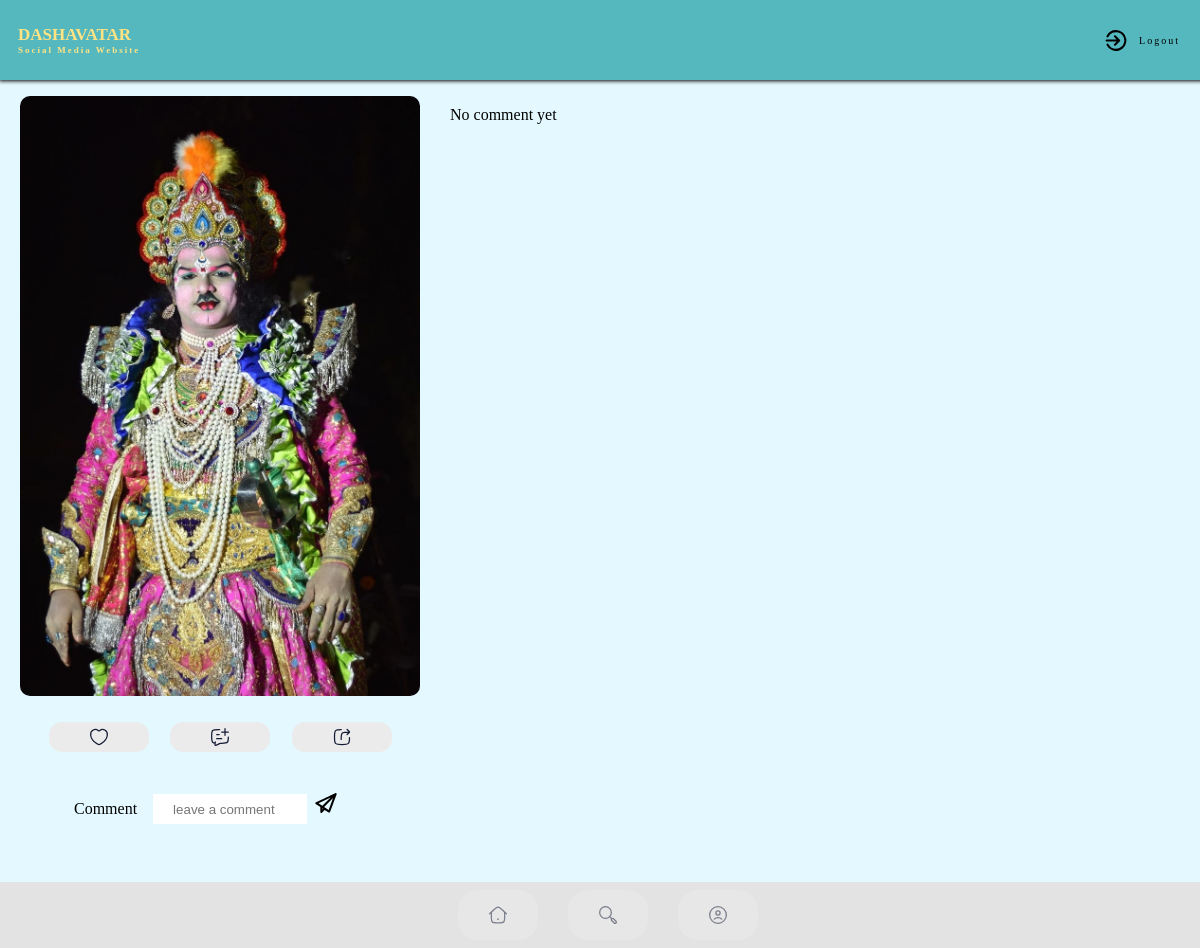
The page /postview/14ec0037-39b0-4e7d-8b49-874c3b323edc (signed in) on the database as committed earlier.
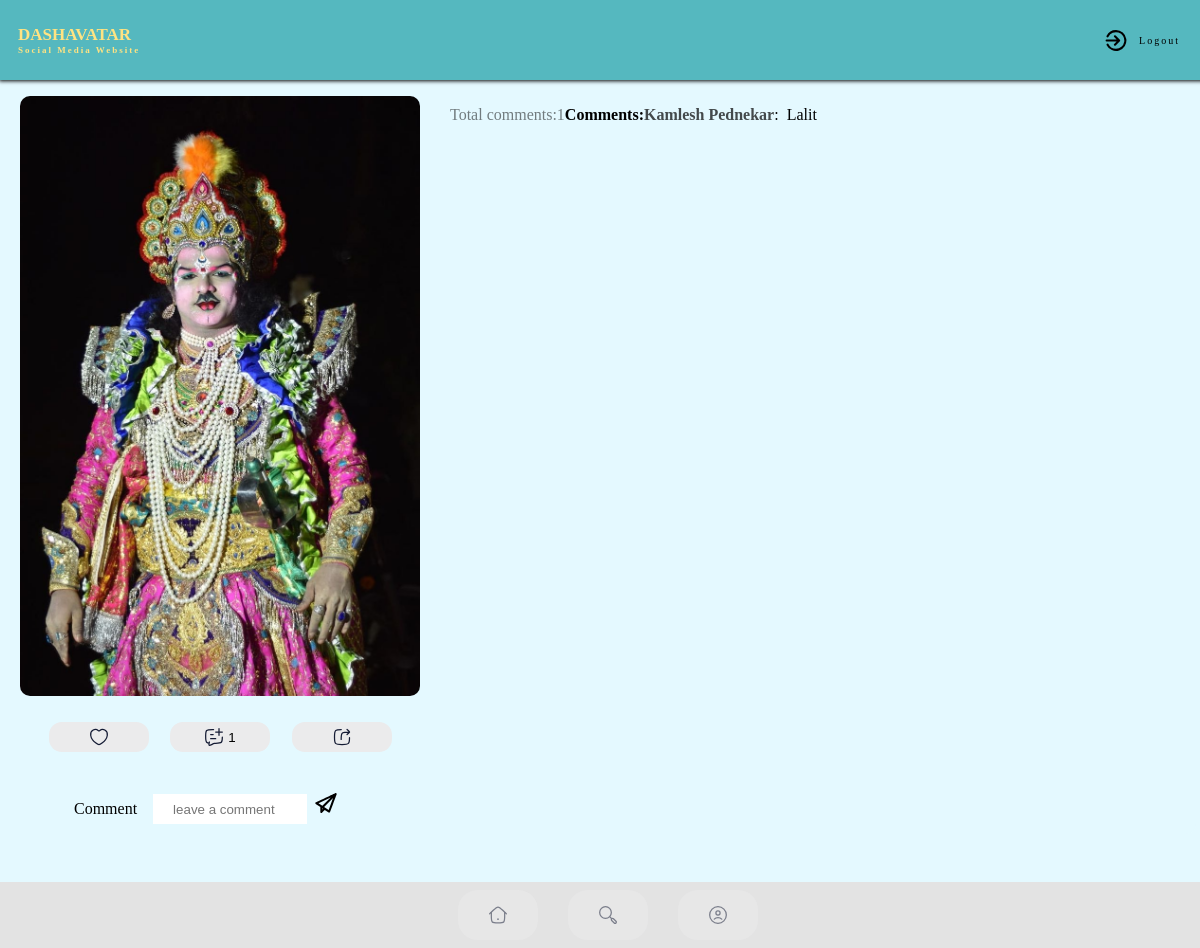
The same page on the database as committed later.
### socialweb/models.py (models this page shows, shortened)
class CommentPost(models.Model):
    post_id = models.CharField(max_length=500)
    user = models.CharField(max_length=100)
    comment = models.TextField()
    created_at = models.DateTimeField(default=datetime.now)

### socialweb/views.py (the view)
# urls.py: path('postview/<str:id>',views.postview, name='postview'),
@login_required(login_url='login')
def postview(request,id):
    user_posts = Post.objects.get(id=id)
    postlike = len(LikePost.objects.filter(post_id=id))
    sharepost = len(SharePost.objects.filter(post_id=id))
    post_comments = CommentPost.objects.filter(post_id=id).order_by('-created_at')
    lencom=len(post_comments)
    context = {
        'user_posts': user_posts,
        'post_comments': post_comments,
        'lencom':lencom,
        'postlike':postlike,
        'sharepost':sharepost,
    }
    return render(request,'postview.html',context)

### templates/postview.html (shortened to what this page needs)
{% extends "index.html" %}
{% block contain %}
<div class="postview" >
    <div class="view" style="margin-bottom: 10px;">
      <img
        src="{{ user_posts.content.url }}"
        alt=""
        srcset=""
      />
      <div class="btn">
        <a style="text-decoration: none;" href="/plikepost?post_id={{user_posts.id}}">
        <button class="button" id="like">
          <img src="/static/assets/svg/like.svg" alt="" srcset="" />
        </button></a>
        <a style="text-decoration: none;" href="/postview/{{user_posts.id}}"><button class="button" id="comment">
          <img src="/static/assets/svg/comment.svg" alt="" srcset="" />
          {% if lencom %}
          &nbsp;{{lencom}}
          {% endif %}
        </button></a>
        <a style="text-decoration: none;" href="/pshare?post_id={{user_posts.id}}"><button class="button" id="share">
          <img src="/static/assets/svg/share.svg" alt="" srcset="" />
        </button></a>
      </div>
      <form style="display: block;" action="/pcomment" method="post">
      <div id="bcom" class="bcom">
        &nbsp;&nbsp;&nbsp;&nbsp;&nbsp;&nbsp;&nbsp;&nbsp;&nbsp;&nbsp;&nbsp;Comment&nbsp;&nbsp;&nbsp;
        <input placeholder="leave a comment" class="comment-b2" type="text" name="comment" id="comment">
        <button type="submit"><img src="/static/assets/svg/comsend.svg" alt="" srcset=""></button>
    </div>
  </form>
    </div>
    <div class="com">
    {% if post_comments %}
    <p style="opacity: 50%;">Total comments:{{lencom}}</p>
    <strong>Comments:</strong>
    {% for comment in post_comments %}
      <p><b style="opacity: 70%;">{{ comment.user }}</b>:&nbsp;&nbsp;{{ comment.comment }}</p>
      {% endfor %}
    {% else %}
    <p>No comment yet</p>
    {% endif %}
</div>
    </div>
{% endblock %}

Rows that differ between the two databases and show on the page:
added CommentPost: user "Kamlesh Pednekar", comment "Lalit"
Other text that changed with them:
{{ lencom }}: (not shown) → "1"
text no longer shown: "No comment yet"
text now shown: "Total comments: Comments:"
